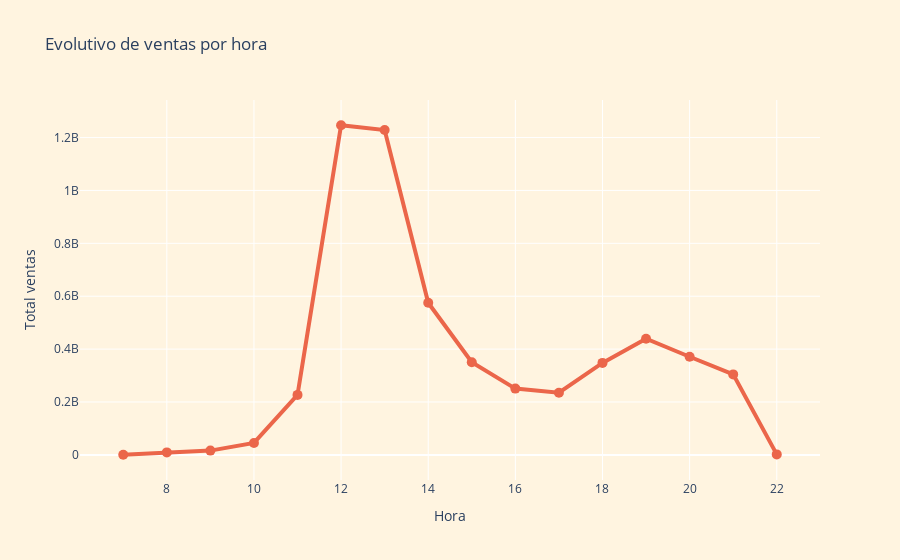

The notebook cell this image was saved under:
### Code cell
data['Hora'] = data['fecha_creacion'].dt.hour
evolutivo_ventas_hora = data.groupby('Hora')['Venta'].sum().reset_index()

fig = px.line(evolutivo_ventas_hora, x='Hora', y='Venta', title='Evolutivo de ventas por hora', 
              labels={'Venta': 'Total ventas', 'Hora': 'Hora'}, markers=True)
fig.update_traces(line=dict(color='#EB664A', width=4), marker=dict(color='#EB664A', size=10)) 
fig.update_layout(plot_bgcolor='#FFF4E0', 
                  paper_bgcolor='#FFF4E0')

fig.show()

### Figure 1 — Plotly figure (JSON) as saved in the notebook; plotly's stock layout.template omitted (floating-point values rounded to 4 significant figures)
{"data": [{"hovertemplate": "Hora=%{x}<br>Total ventas=%{y}<extra></extra>", "legendgroup": "", "line": {"color": "#EB664A", "dash": "solid", "width": 4}, "marker": {"color": "#EB664A", "size": 10, "symbol": "circle"}, "mode": "lines+markers", "name": "", "orientation": "v", "showlegend": false, "type": "scatter", "x": [7, 8, 9, 10, 11, 12, 13, 14, 15, 16, 17, 18, 19, 20, 21, 22], "xaxis": "x", "y": [513703, 9429597, 16187738, 45186640, 226886525, 1246513183, 1228282104, 575107227, 350250787, 250654421, 234915487, 347933804, 439402806, 371129631, 304403621, 1877871], "yaxis": "y"}], "layout": {"legend": {"tracegroupgap": 0}, "paper_bgcolor": "#FFF4E0", "plot_bgcolor": "#FFF4E0", "title": {"text": "Evolutivo de ventas por hora"}, "xaxis": {"anchor": "y", "domain": [0, 1], "title": {"text": "Hora"}}, "yaxis": {"anchor": "x", "domain": [0, 1], "title": {"text": "Total ventas"}}}}
